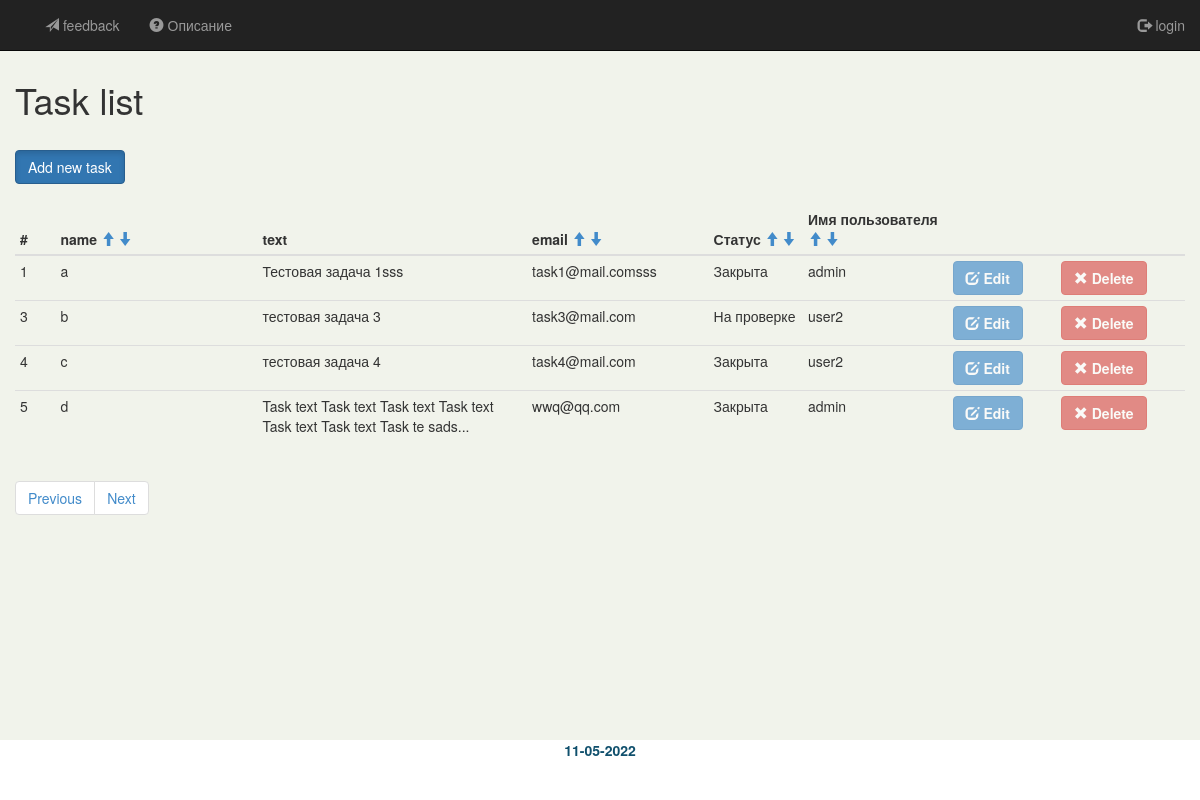
The page / on the database its author committed.
### tables this page shows
CREATE TABLE IF NOT EXISTS `task` (
  `id` int NOT NULL AUTO_INCREMENT,
  `user_id` int NOT NULL,
  `name` varchar(255) NOT NULL,
  `email` varchar(255) NOT NULL,
  `text` text NOT NULL,
  `status_id` int NOT NULL,
  PRIMARY KEY (`id`),
  KEY `status_id` (`status_id`),
  KEY `user_id` (`user_id`)
);

CREATE TABLE IF NOT EXISTS `status` (
  `id` int NOT NULL AUTO_INCREMENT,
  `name` varchar(255) NOT NULL,
  PRIMARY KEY (`id`)
);

CREATE TABLE IF NOT EXISTS `user` (
  `id` int NOT NULL AUTO_INCREMENT,
  `name` varchar(255) NOT NULL,
  `pass` varchar(255) NOT NULL,
  `is_admin` int UNSIGNED NOT NULL DEFAULT '0',
  PRIMARY KEY (`id`)
);

### web/application/components/mvc/Controller.php (called while the page is built, shortened)
<?php
class Controller implements FilterInterface
{
	function __construct($config) {
		$this->view = new View();
	}
    public static function isAuth(): bool
    {
        if (isset($_SESSION['user']) === true) {
            return true;
        } else {
            return false;
        }
    }
}

### web/application/components/mvc/View.php (called while the page is built, shortened)
<?php
class View
{
    public string $templateView = 'template_view.php';
    public function getTemplateView(): string
    {
        return $this->templateView;
    }
    public function setTemplateView(string $templateView): void
    {
        $this->templateView = $templateView;
    }
    function generate($contentView, $data = null) {
        include 'application/views/' . $this->getTemplateView();
    }
}

### web/application/controllers/ControllerMain.php (called while the page is built, shortened)
<?php
class ControllerMain extends Controller
{
    public function setTemplate(): void
    {
        $this->view->setTemplateView('template_view.php');
    }
    public function actionIndex($params = null)
    {
        $limit = 4;
        $tasks = Task::findAll($params['order'], $params['sort'], $params['page'], $limit);
        $page = $params['page'] ?? 1;
        $total = Task::count();
        $this->view->generate('main/index.php', [
            'tasks' => $tasks,
            'page' => $page,
            'count' => $total,
            'limit' => $limit
        ]);
    }
}

### web/index.php (called while the page is built, shortened)
<?php
require_once(__DIR__ . '/vendor/autoload.php');
require_once __DIR__ . '/autoload.php';
require_once(__DIR__ . '/config.php');
$app = (new Route($config))->init();
$app->run();

### web/autoload.php (called while the page is built, shortened)
<?php
spl_autoload_register(function($class)
{
    $path = __DIR__ .'/'. str_replace('\\','/', $class).'.php';
});

### web/application/models/Task.php (called while the page is built, shortened)
<?php
class Task extends Model
{
    private $id;
    private string $name;
    private string $email;
    private string $text;
    private int $status;
    private static ?array $tasks;
    public static function findAll(?string $order = 'null', ?string $dir = 'ASC', ?int $offset = 1, ?int $limit = 3): ?array
    {
        $param = [
            ':order'  => $order ? trim($order) : 'null',
            ':dir'    => $dir ? trim($dir) : 'ASC',
            ':offset' => $offset ? trim($offset) : 1,
            ':limit' => $limit ? trim($limit) : 1,
        ];
        $sql = "SELECT t.id,
                       u.id AS user_id,
                       u.name AS user_name,
                       t.name AS task_name,
                       t.email AS task_email,
                       t.text AS task_text,
                       t.status_id
                  FROM task t
                  JOIN user u ON u.id = t.user_id
                 ORDER BY ". $param[':order'] . " ". $param[':dir']. "
                 LIMIT ". $param[':limit'] . "
                 OFFSET " . $param[':offset']-1;
        $result = (new Database())->queryValues($sql);
        foreach ($result as $item) {
            self::$tasks[] = self::getModel($item);;
        }
        return self::$tasks;
    }
    public static function getModel($res): Task
    {
        $model = new self();
        $model->id = $res['id'];
        $model->name = $res['task_name'];
        $model->email = $res['task_email'];
        $model->text = $res['task_text'];
        $model->status = $res['status_id'];
        $model->user = $model->getUser($res['user_id']);
        return $model;
    }
    public function getId()
    {
        return $this->id;
    }
    public function getUser($id): User
    {
        return User::findOne($id);
    }
    public function getEmail(): string
    {
        return $this->email;
    }
    public function getText(): string
    {
        return $this->text;
    }
    public function getStatusName(): string {
        return (string)(new Database())->queryValue('SELECT name FROM status WHERE id = :id', ['id' => (int)$this->status])['name'];
    }
    public function getName(): string
    {
        return $this->name;
    }
}

### web/application/components/DB/Database.php (called while the page is built, shortened)
<?php
class Database
{
    private PDO $db;
    public function __construct() {
        $db = new PDO(env('DB_DSN'), env('MYSQL_USER'), env('MYSQL_ROOT_PASSWORD'));
        $db->setAttribute(PDO::ATTR_ERRMODE, PDO::ERRMODE_EXCEPTION);
        $this->db = $db;
        return $this;
    }
    public function queryValue($query, $params = null) {
        try {
            $result = null;
            $stmt = $this->db->prepare($query);
            if ($stmt->execute($params)) {
                $result = $stmt->fetch(PDO::FETCH_ASSOC);
            }
            return $result;
        } catch(Exception $e) {
            $this->report($e);
        }
    }
    public function queryValues($query, $params = null) {
        try {
            $result = null;
            $stmt = $this->db->prepare($query);
            if ($stmt->execute($params)) {
                $result = array();
                while ($row = $stmt->fetch(PDO::FETCH_ASSOC)) {
                    $result[] = $row;
                }
            }
            return $result;
        } catch(Exception $e) {
            $this->report($e);
        }
    }
}

### web/application/models/User.php (called while the page is built, shortened)
<?php
class User extends Model {
    private string $name;
    public static function findOne($id): User
    {
        $sql = "SELECT u.id, u.name, u.pass, u.is_admin FROM user u WHERE id = :id";
        $result = (new Database())->queryValue($sql, ['id' => (int) $id]);
        $user = new self();
        $user->id = $result['id'];
        $user->name = $result['name'];
        $user->pass = $result['pass'];
        $user->is_admin = $result['is_admin'];
        return $user;
    }
    public function getName(): string
    {
        return $this->name;
    }
}

### web/application/views/main/index.php (the view)
<?php
$pages = ceil($count / $limit);
$prevlink = ($page > 1) ? '<a href="/main/index/?order=' . $_GET['order'] . '&sort=' . $_GET['sort'] . '&page='. ($page - 1) .'" aria-label="Previous"><span aria-hidden="true">Previous</span></a>' : '<span class="disabled">Previous</span>';
$nextlink = ($page < $pages) ? '<a href="/main/index/?order=' . $_GET['order'] . '&sort=' . $_GET['sort'] . '&page='. ($page + 1) .'" aria-label="Next"><span aria-hidden="true">Next</span></a>' : '<span class="disabled">Next</span>';
?>
<h1>Task list</h1>
<br/>
<a href="/main/add" class="btn btn-primary active" role="button" aria-pressed="true">Add new task</a>
<br/>
<br/>
<table class="table table-condensed">
    <thead>
    <tr>
        <th>#</th>
        <th>
            name
            <a href="/main/index/?order=task_name&sort=asc&page=<?=$page?>"><i class="glyphicon glyphicon-arrow-up"></i></a>
            <a href="/main/index/?order=task_name&sort=desc&page=<?=$page?>"><i class="glyphicon glyphicon-arrow-down"></i></a>
        </th>
        <th>text</th>
        <th>
            email
            <a href="/main/index/?order=email&sort=asc&page=<?=$page?>"><i class="glyphicon glyphicon-arrow-up"></i></a>
            <a href="/main/index/?order=email&sort=desc&page=<?=$page?>"><i class="glyphicon glyphicon-arrow-down"></i></a>
        </th>
        <th>
            Статус
            <a href="/main/index/?order=status_id&sort=asc&page=<?=$page?>"><i class="glyphicon glyphicon-arrow-up"></i></a>
            <a href="/main/index/?order=status_id&sort=desc&page=<?=$page?>"><i class="glyphicon glyphicon-arrow-down"></i></a>
        </th>
        <th>Имя пользователя
            <a href="/main/index/?order=user_name&sort=asc&page=<?=$page?>"><i class="glyphicon glyphicon-arrow-up"></i></a>
            <a href="/main/index/?order=user_name&sort=desc&page=<?=$page?>"><i class="glyphicon glyphicon-arrow-down"></i></a>
        </th>
        <th></th>
        <th></th>
    </tr>
    </thead>
    <tbody>
    <?php foreach ($tasks as $item) { ?>
            <tr>
                <td width="30"><?= $item->getId() ?></td>
                <td width="150"><?= $item->getName() ?></td>
                <td width="200"><?= mb_strimwidth($item->getText(), 0, 80, "...") ?></td>
                <td width="60"><?= $item->getEmail() ?></td>
                <td width="50"><?= $item->getStatusName() ?></td>
                <td width="50"><?= $item->user->getName() ?></td>
                <td width="30">
                    <a <?= Controller::isAuth()!==true ? 'disabled="disabled"' : ''?> href="/main/edit/<?= $item->getId() ?>" class="btn btn-primary a-btn-slide-text">
                        <span class="glyphicon glyphicon-edit" aria-hidden="true"></span>
                        <span><strong>Edit</strong></span>
                    </a>
                </td>
                <td width="30">
                    <a <?= Controller::isAuth()!==true ? 'disabled="disabled"' : ''?> href="/main/del/<?= $item->getId() ?>" class="btn btn-danger a-btn-slide-text">
                        <span class="glyphicon glyphicon-remove" aria-hidden="true"></span>
                        <span><strong>Delete</strong></span>
                    </a>
                </td>
            </tr>
    <?php } ?>
    </tbody>
</table>
<nav aria-label="Page navigation">
    <ul class="pagination">
        <li>
            <?=$prevlink?>
        </li>
        <li>
            <?=$nextlink?>
        </li>
    </ul>
</nav>

### web/application/components/mvc/Route.php (shortened to what this page needs)
<?php
class Route
{
    private array $config;
    private $controller;
    private $action;
    private $params;
    public function __construct($config)
    {
        $this->config = $config;
        return $this;
    }
    public function init(): Route
    {
        $actionName = 'index';
        $params = null;
        $actionName = 'action' . ucfirst($actionName);
        $controller = new $controllerName($this->config);
        $action = $actionName;
        $this->controller = $controller;
        $this->action = $action;
        $this->params = $params;
        return $this;
    }
    public function run() {
        $controller = $this->controller;
        $action = $this->action;
        if (method_exists($controller, $action)) {
            if (array_search('auth', $controller->filters) !== false) {
                if ($controller::isAuth() === true) {
                    $controller->$action($this->params);
                } else {
                    $this->errorPage(403);
                }
            } else {
                $controller->$action($this->params);
            }
        } else {
            $this->errorPage(404);
        }
    }
}

### web/application/views/template_view.php (shortened to what this page needs)
<!DOCTYPE html>
<html lang="en">
<head>
    <link href="/media/css/bootstrap.css" rel="stylesheet">
    <link href="/media/css/style.css" rel="stylesheet">
</head>
<body>
<nav class="navbar navbar-inverse navbar-fixed-top navbar-static-top" role="navigation">
    <div class="container-fluid">
        <div class="navbar-header">
            <a class="navbar-brand" href="/"><?= env('PROJECT_NAME'); ?></a>
        </div>
        <div class="collapse navbar-collapse" id="bs-example-navbar-collapse-1">
            <ul class="nav navbar-nav" id="nav_search">
                <li><a href="/main/contacts"><span class="glyphicon glyphicon-send"></span> feedback</a></li>
                <li><a href="/main/about"><span class="glyphicon glyphicon-question-sign"></span> Описание</a></li>
            </ul>
            <ul class="nav navbar-nav navbar-right">
                <?php if (Controller::isAuth() === true) { ?>
                    <li class="dropdown">
                        <a href="#" class="dropdown-toggle" data-toggle="dropdown">
                            (<span class="glyphicon glyphicon-user"></span> <?= $_SESSION['user']['name'] ?>) <b class="caret"></b>
                        </a>
                        <ul class="dropdown-menu">
                            <li><a href="/admin/index"><span class="glyphicon"></span> Админка</a></li>
                            <li><a href="/main/logout"><span class="glyphicon glyphicon-log-out"></span> Выйти</a></li>
                        </ul>
                    </li>
                <?php } else { ?>
                    <li class="dropdown">
                        <a href="/main/login" class="navbar-link"><span class="glyphicon glyphicon-log-out"></span> login</a>
                    </li>
                <?php } ?>
            </ul>
        </div>
    </div>
</nav>
<div class="container">
    <?php include 'application/views/' . $contentView; ?>
</div>
<div id="footer">
    <div class="container-fluid">
        <div class="row">
            <div class="col-md-4"></div>
            <div class="col-md-4">
                <div class="footertime">
                    <p class="footer-time text-muted text-center">
                        <?= date('d-m-Y')?>
                    </p>
                </div>
            </div>
            <div class="col-md-4"></div>
        </div>
    </div>
</div>
</body>
</html>

### web/media/css/style.css (style rules this page uses)
html { position: relative; min-height: 100%; }
body { margin-bottom: 60px; background-color: #F1F3EB; }
#footer { position: absolute; bottom: 0; width: 100%; height: 60px; background-color: #fff; }
body > .container { padding: 60px 15px 0; }
.container { width: 100%; }
#footer .text-muted { font-weight: bold; color: #10506D; }

### rows shown on the page
task: id "1", name "a", text "Тестовая задача 1sss", email "task1@mail.comsss", status.name "Закрыта", user.name "admin"
task: id "3", name "b", text "тестовая задача 3", email "task3@mail.com", status.name "На проверке", user.name "user2"
task: id "4", name "c", text "тестовая задача 4", email "task4@mail.com", status.name "Закрыта", user.name "user2"
task: id "5", name "d", text "Task text Task text Task text Task text Task text Task text Task te sads...", email "wwq@qq.com", status.name "Закрыта", user.name "admin"
